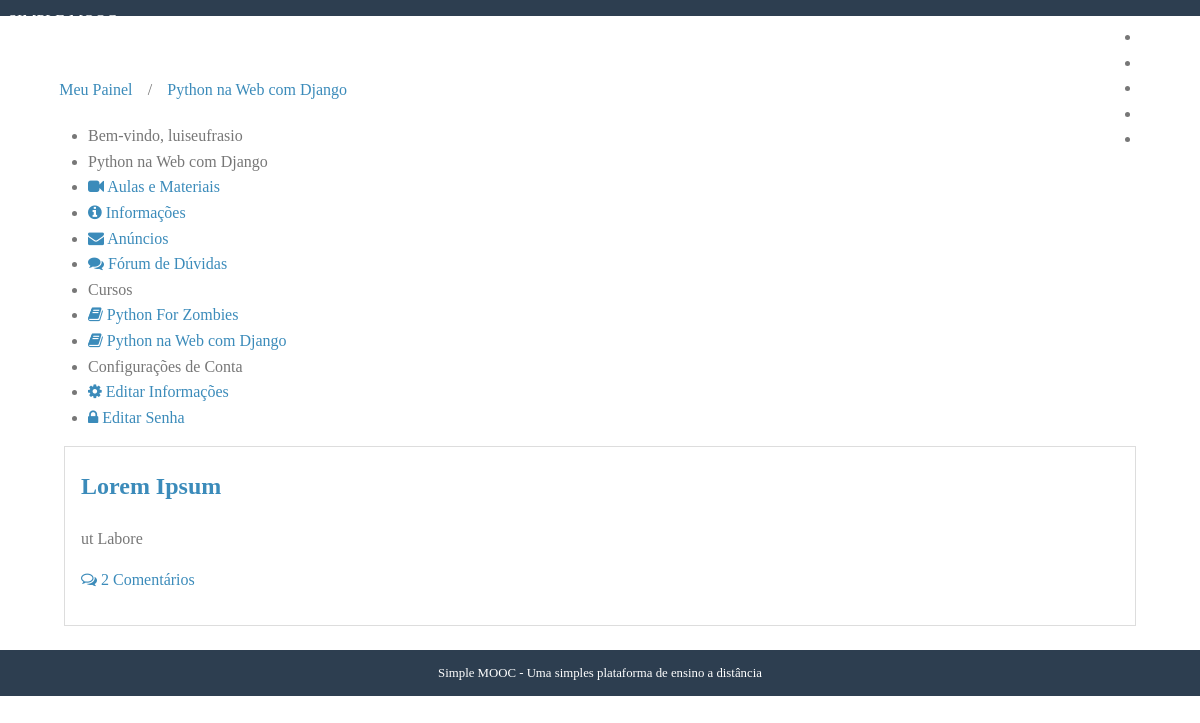
The page /cursos/python-na-web-com-django-22032018/anuncios/ (signed in) on the database as committed earlier.
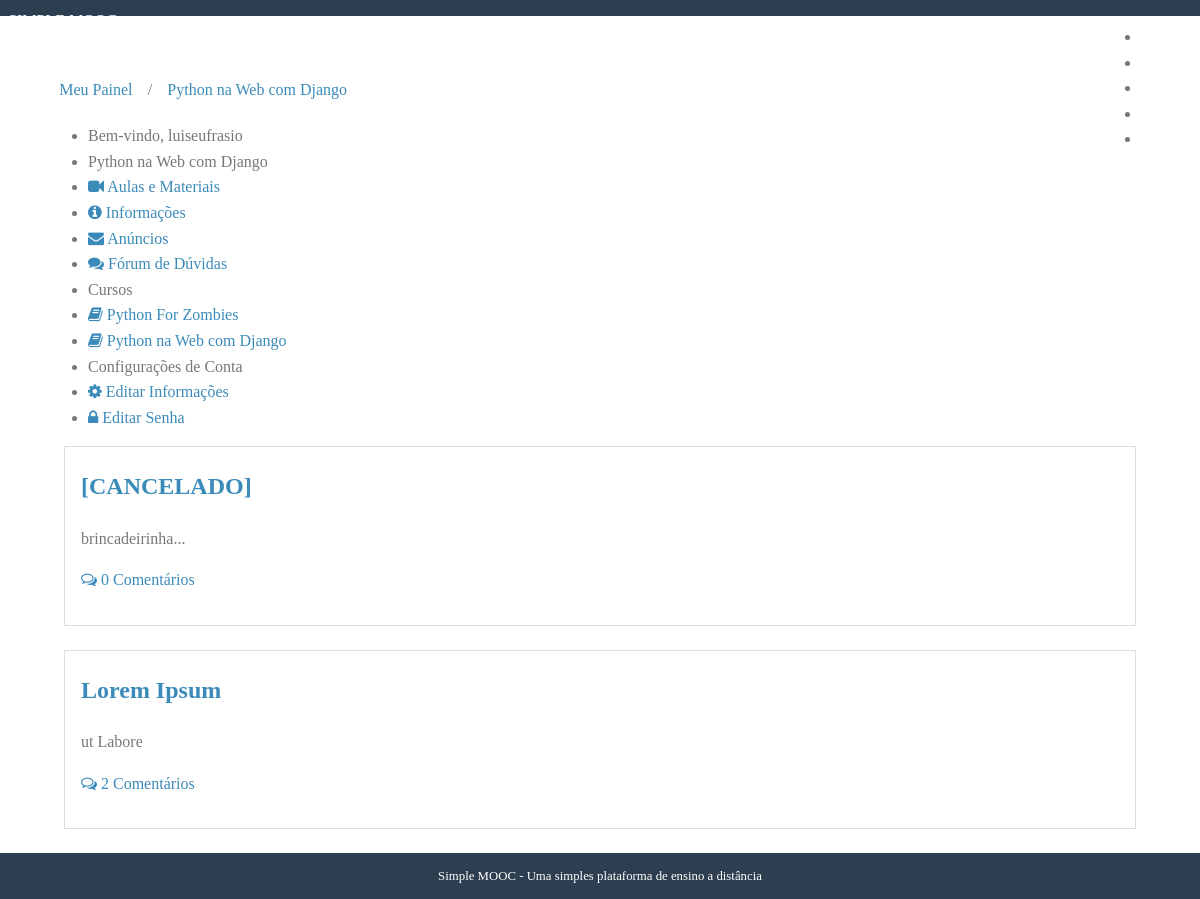
The same page on the database as committed later.
### courses/models.py (models this page shows, shortened)
class Course(models.Model):
    objects = CourseManager()
    name = models.CharField('Nome', max_length=100);
    slug = models.SlugField('Atalho');
    description = models.TextField('Descrição', blank=True);
    about = models.TextField('Sobre o Curso', blank=True);
    start_date = models.DateField(
        'Data de Início', null=True, blank=True
    )
    image = models.ImageField(
        upload_to='courses/images', verbose_name='Imagem',
        null=True, blank=True
    )
    created_at = models.DateTimeField('Criado em', auto_now_add=True)
    updated_at = models.DateTimeField('Atualizado em', auto_now=True)
    def __str__(self):
        return self.name
    class Meta:
        verbose_name = 'Curso'
        verbose_name_plural = 'Cursos'
        ordering = ['-name']

class Enrollment(models.Model):
    STATUS_CHOICES = (
        (0, 'Pendente'),
        (1, 'Aprovado'),
        (2, 'Cancelado')
    )
    user = models.ForeignKey(
        settings.AUTH_USER_MODEL, verbose_name='Usuário',
        on_delete = models.PROTECT,
        related_name="enrollments"
    )
    course = models.ForeignKey(
        Course, verbose_name='Curso',
        on_delete = models.PROTECT, related_name="enrollments"
    )
    status = models.IntegerField(
        'Situação', choices=STATUS_CHOICES, default=1, blank=True
    )
    created_at = models.DateTimeField('Criado em', auto_now_add=True)
    updated_at = models.DateTimeField('Atualizado em', auto_now=True)
    class Meta:
        verbose_name='Inscrição'
        verbose_name_plural='Inscrições'
        unique_together=(('user', 'course'),)

class Announcement(models.Model):
    course = models.ForeignKey(
        Course, verbose_name='Curso',
        related_name='announcements',
        on_delete = models.PROTECT
    )
    title = models.CharField('Título', max_length=100)
    content = models.TextField('Conteúdo')
    created_at = models.DateTimeField('Criado em', auto_now_add=True)
    updated_at = models.DateTimeField('Atualizado em', auto_now=True)
    class Meta:
        verbose_name = 'Anúncio'
        verbose_name_plural = 'Anúncios'
        ordering = ['-created_at']

### accounts/models.py (models this page shows, shortened)
class User(AbstractBaseUser, PermissionsMixin):
    username = models.CharField(
        'Nome de Usuário', max_length=30, unique=True,
        validators=[
            validators.RegexValidator(
                re.compile('^[\w.@+-]+$'),
                'O nome do usuário só pode conter letras, dígitos e {@,.,+,-,_}',
                'invalid'
            )
        ]
    )
    email = models.EmailField('E-mail', unique=True)
    name = models.CharField('Nome', max_length=100, blank=True)
    is_active = models.BooleanField('Está ativo?', blank=True, default=True)
    is_staff = models.BooleanField('É da equipe?', blank=True, default=False)
    date_joined = models.DateTimeField('Data de Entrada', auto_now_add=True)
    objects = UserManager()
    USERNAME_FIELD = 'username'
    REQUIRED_FIELDS = ['email']
    def __str__(self):
        return self.name or self.username
    class Meta:
        verbose_name = 'Usuário'
        verbose_name_plural = 'Usuários'

### courses/decorators.py (the view, shortened to what this page needs)
    def _wrapper(request, *args, **kwargs):
        slug = kwargs['slug']
        course = get_object_or_404(Course, slug=slug)
        has_permission = request.user.is_staff
        if not has_permission:
            messages.error(request, message)
            return redirect('accounts:dashboard')
        request.course = course
        return view_func(request, *args, **kwargs)

### courses/templatetags/courses_tags.py (called while the page is built)
@register.simple_tag
def load_my_courses(user):
    return Enrollment.objects.filter(user=user)

### courses/views.py (called while the page is built)
@login_required
@enrollment_required
def announcements(request, slug):
	course = request.course
	template = 'announcements.html'
	context = {
		'course': course,
		'announcements': course.announcements.all()
	}
	return render(request, template, context)

### courses/templates/announcements.html
{% extends "course_dashboard.html" %}
{% block dashboard_content %}
{% for announcement in announcements %}
<div class="well">
    <h2>
        <a href="{% url 'courses:show_announcement' course.slug announcement.pk %}">{{ announcement.title }}</a>
    </h2>
    {{ announcement.content|linebreaks }}
    <p>
        <a href="{% url 'courses:show_announcement' course.slug announcement.pk %}#comments">
        <i class="fa fa-comments-o"></i>
        {% with count=announcement.comments.count %}
            {{ count }}
            Comentário{{ count|pluralize }}
        {% endwith %}
        </a>
    </p>
</div>
{% empty %}
<div class="well">
    <h2>Nenhum anúncio criado</h2>
</div>
{% endfor %}
{% endblock %}

### courses/templates/course_dashboard.html (shortened to what this page needs)
{% extends "dashboard.html" %}
{% block breadcrumb %}
    {{ block.super }}
    <li>/</li>
    <li><a href="{% url 'courses:announcements' course.slug %}">{{ course }}</a></li>
{% endblock %}
{% block menu_options %}
<li class="pure-menu-heading">
    {{ course }}
</li>
<li>
    <a href="{% url 'courses:lessons' course.slug %}">
        <i class="fa fa-video-camera"></i>
        Aulas e Materiais
    </a>
</li>
<li>
    <a href="#">
        <i class="fa fa-info-circle"></i>
        Informações
    </a>
</li>
<li>
    <a href="{% url 'courses:announcements' course.slug %}">
        <i class="fa fa-envelope"></i>
        Anúncios
    </a>
</li>
<li>
    <a href="#">
        <i class="fa fa-comments"></i>
        Fórum de Dúvidas
    </a>
</li>
{{ block.super }}
{% endblock %}

### accounts/templates/dashboard.html (shortened to what this page needs)
{% extends "base.html" %}
{% load courses_tags %}
{% block content %}
{% load_my_courses user as enrollments %}
<div class="pure-g-r content-ribbon">
    <div class="pure-u-1">
        <ul class="breadcrumb">
            {% block breadcrumb %}
            <li><a href="{% url 'accounts:dashboard' %}">Meu Painel</a></li>
            {% endblock %}
        </ul>
    </div>
    <div class="pure-u-1-3">
        <div class="pure-menu pure-menu-open">
            <ul>
                <li class="pure-menu-heading">
                    Bem-vindo, {{ user }}
                </li>
                {% block menu_options %}
                <li class="pure-menu-heading">Cursos</li>
                {% for enrollment in enrollments %}
                <li>
                    <a href="{% url 'courses:announcements' enrollment.course.slug %}">
                        <i class="fa fa-book"></i>
                        {{ enrollment.course }}
                    </a>
                </li>
                {% empty %}
                <li><a href="#">Nenhum curso encontrado</a></li>
                {% endfor %}
                <li class="pure-menu-heading">Configurações de Conta</li>
                <li>
                    <a href="{% url 'accounts:edit' %}">
                        <i class="fa fa-cog"></i>
                        Editar Informações
                    </a>
                </li>
                <li>
                    <a href="{% url 'accounts:edit_password' %}">
                        <i class="fa fa-lock"></i>
                        Editar Senha
                    </a>
                </li>
                {% endblock %}
            </ul>
        </div>
    </div>
    <div class="pure-u-2-3">
        <div class="inner">
            {% block dashboard_content %}{% endblock %}
        </div>
    </div>
</div>
{% endblock %}

### core/templates/base.html (shortened to what this page needs)
<!doctype html>
{% load static %}
<html lang="en">
<head>
    <link rel="stylesheet" href="http://yui.yahooapis.com/pure/0.3.0/pure-min.css">
    <link rel="stylesheet" href="{% static 'css/font-awesome.css' %}" />
    <link rel="stylesheet" href="{% static 'css/styles.css' %}" />
</head>
<body>
    <div class="header">
        <div class="pure-menu pure-menu-open pure-menu-fixed pure-menu-horizontal">
            <a class="pure-menu-heading" href="{% url 'core:home' %}">SIMPLE MOOC</a>
            <ul>
                <li class="pure-menu-selected"><a href="{% url 'core:home' %}">Início</a></li>
                <li><a href="{% url 'courses:index' %}">Cursos</a></li>
                <li><a href="{% url 'core:contact' %}">Contato</a></li>
                {% if user.is_authenticated %}
                <li><a href="{% url 'accounts:dashboard' %}">Painel</a></li>
                <li><a href="{% url 'accounts:logout' %}">Sair</a></li>
                {% else %}
                <li><a href="{% url 'accounts:login' %}">Entrar</a></li>
                {% endif %}
            </ul>
        </div>
    </div>
    <div class="content">
        {% block content %}{% endblock %}
        <div class="footer">
            Simple MOOC - Uma simples plataforma de ensino a distância
        </div>
    </div>
</body>
</html>

### core/static/css/styles.css (style rules this page uses)
* { -webkit-box-sizing: border-box; -moz-box-sizing: border-box; box-sizing: border-box; }
body { margin: 0 auto; line-height: 1.7em; }
a { color: #3b8bba; }
.content { padding-top: 2em; }
.header { margin: 0 0; }
.header .pure-menu { padding: 0.5em; background-color: #2d3e50; }
.header .pure-menu a { color: #fff; }
.header .pure-menu-heading { float: left; }
.header ul { float: right; }
.pure-menu.pure-menu-open.pure-menu-fixed { border-bottom: none; z-index: 4; }
.content .content-ribbon { margin: 1.5em 3em; }
.footer { background: #2d3e50; color: #fff; text-align: center; padding: 1em; font-size: 80%; }
.inner { padding: 0em 1em; }
.inner p { margin-top: 0; }
ul.breadcrumb { padding: 0; }
ul.breadcrumb li { display: inline-block; }
ul.breadcrumb li a { display: inline-block; padding: 0.3em 0.7em; }
body { min-width: 320px; color: #777; line-height: 1.6; }
h1, h2, h3, h4, h5, h6 { font-weight: bold; color: rgb(75, 75, 75); }
a { color: #3b8bba; text-decoration: none; }
.well { border: 1px solid #ddd; padding: 0em 1em 1em 1em; margin-bottom: 1.5em; }

Rows that differ between the two databases and show on the page:
added Announcement: title "[CANCELADO]", content "brincadeirinha...", comments.count "0"
